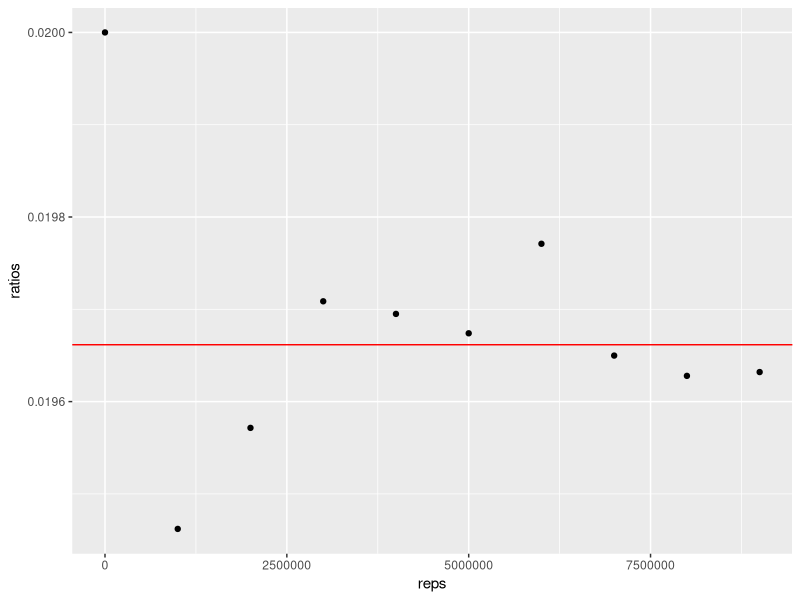

Reproduce this figure in R.
## ---- chunk 1
knitr::opts_chunk$set(echo = TRUE)
library(tidyverse)
## ---- chunk 2

acceptance <- pbinom(q=3, size=10, prob=2/3) # P(X\leq 3)

## ---- chunk 3
set.seed (131) 

reps <- 1000

x <- rbinom(n = reps, size = 10, prob = 2/3)

sum(x <= 3)/reps
## ---- chunk 4
set.seed(131)

reps <- seq(100, 1e7, 1e6)
ratios <- c()

for (i in 1:length(reps)) { x <- rbinom(n=reps[i], size=10, prob=2/3)
                            ratios[i] <-  sum(x<=3)/reps[i] }  # generate reps of our binomial rv

ggplot(mapping = aes(reps, ratios)) +
  geom_point() + 
  geom_hline(yintercept=acceptance, color='red')
## ---- chunk 5



